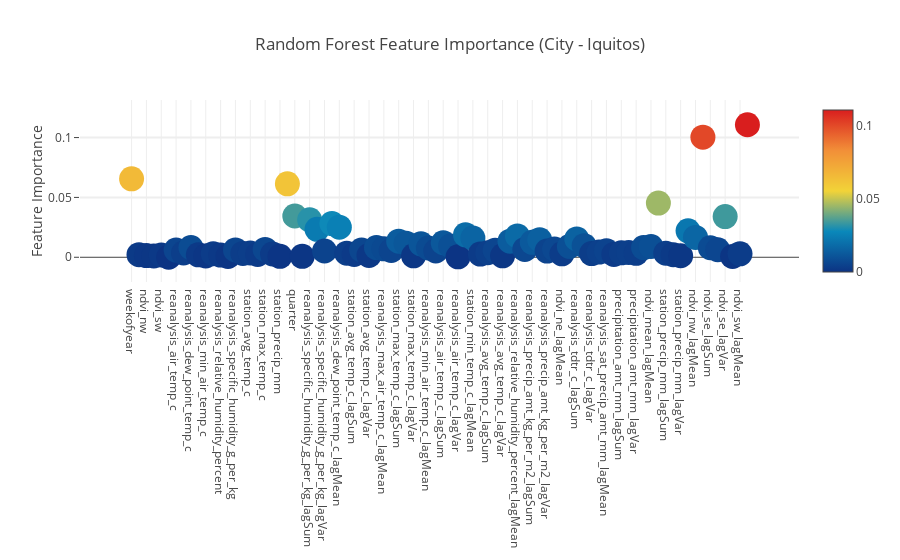

The cell this chart's notebook holds for it:
### Code cell
# Scatter plot for feature importance
trace = go.Scatter( y = feature_dataframe_sj['Random Forest feature importances'].values,
                    x = feature_dataframe_sj['features'].values,
                    mode='markers',
                    marker=dict( sizemode = 'diameter',
                                 sizeref = 1,
                                 size = 25,
                                 color = feature_dataframe_sj['Random Forest feature importances'].values,
                                 colorscale='Portland',
                                 showscale=True ),
                    text = feature_dataframe_sj['features'].values )
data = [trace]

layout= go.Layout(  autosize= True,
                    title= 'Random Forest Feature Importance (City - Iquitos)',
                    hovermode= 'closest',
                    yaxis=dict( title= 'Feature Importance',
                                ticklen= 5,
                                gridwidth= 2 ),
                    xaxis= dict( automargin= True),
                    showlegend= False )
fig = go.Figure( data=data, layout=layout )
py.iplot( fig, filename='scatter2010' )

### Figure 1 — Plotly figure (JSON) as saved in the notebook; plotly's stock layout.template omitted (floating-point values rounded to 4 significant figures)
{"data": [{"marker": {"color": [0.06552, 0.002194, 0.0014, 0.001157, 0.001986, 0, 0.005984, 0.003547, 0.008092, 0.00207, 0.001116, 0.002997, 0.00187, 0.0007398, 0.006146, 0.003251, 0.00357, 0.002413, 0.006586, 0.00271, 0.0008126, 0.06134, 0.03447, 0.0008174, 0.0313, 0.02337, 0.00526, 0.02811, 0.02517, 0.003435, 0.002301, 0.006103, 0.001525, 0.008073, 0.007083, 0.005647, 0.01346, 0.01173, 0.001226, 0.01123, 0.007744, 0.005221, 0.01211, 0.009452, 0.0003848, 0.01875, 0.01604, 0.002647, 0.003868, 0.005833, 0.001173, 0.01346, 0.01781, 0.006537, 0.01249, 0.01465, 0.005171, 0.006843, 0.002888, 0.008984, 0.0153, 0.009724, 0.003112, 0.004326, 0.00535, 0.002391, 0.003692, 0.004067, 0.003278, 0.008094, 0.009029, 0.04528, 0.003465, 0.002174, 0.00125, 0.0221, 0.01659, 0.1004, 0.007972, 0.006313, 0.034, 0.000676, 0.002856, 0.1107], "colorscale": "Portland", "showscale": true, "size": 25, "sizemode": "diameter", "sizeref": 1}, "mode": "markers", "text": ["weekofyear", "ndvi_ne", "ndvi_nw", "ndvi_se", "ndvi_sw", "precipitation_amt_mm", "reanalysis_air_temp_c", "reanalysis_avg_temp_c", "reanalysis_dew_point_temp_c", "reanalysis_max_air_temp_c", "reanalysis_min_air_temp_c", "reanalysis_precip_amt_kg_per_m2", "reanalysis_relative_humidity_percent", "reanalysis_sat_precip_amt_mm", "reanalysis_specific_humidity_g_per_kg", "reanalysis_tdtr_c", "station_avg_temp_c", "station_diur_temp_rng_c", "station_max_temp_c", "station_min_temp_c", "station_precip_mm", "month", "quarter", "ndvi_mean", "reanalysis_specific_humidity_g_per_kg_lagSum", "reanalysis_specific_humidity_g_per_kg_lagMean", "reanalysis_specific_humidity_g_per_kg_lagVar", "reanalysis_dew_point_temp_c_lagSum", "reanalysis_dew_point_temp_c_lagMean", "reanalysis_dew_point_temp_c_lagVar", "station_avg_temp_c_lagSum", "station_avg_temp_c_lagMean", "station_avg_temp_c_lagVar", "reanalysis_max_air_temp_c_lagSum", "reanalysis_max_air_temp_c_lagMean", "reanalysis_max_air_temp_c_lagVar", "station_max_temp_c_lagSum", "station_max_temp_c_lagMean", "station_max_temp_c_lagVar", "reanalysis_min_air_temp_c_lagSum", "reanalysis_min_air_temp_c_lagMean", "reanalysis_min_air_temp_c_lagVar", "reanalysis_air_temp_c_lagSum", "reanalysis_air_temp_c_lagMean", "reanalysis_air_temp_c_lagVar", "station_min_temp_c_lagSum", "station_min_temp_c_lagMean", "station_min_temp_c_lagVar", "reanalysis_avg_temp_c_lagSum", "reanalysis_avg_temp_c_lagMean", "reanalysis_avg_temp_c_lagVar", "reanalysis_relative_humidity_percent_lagSum", "reanalysis_relative_humidity_percent_lagMean", "reanalysis_relative_humidity_percent_lagVar", "reanalysis_precip_amt_kg_per_m2_lagSum", "reanalysis_precip_amt_kg_per_m2_lagMean", "reanalysis_precip_amt_kg_per_m2_lagVar", "ndvi_ne_lagSum", "ndvi_ne_lagMean", "ndvi_ne_lagVar", "reanalysis_tdtr_c_lagSum", "reanalysis_tdtr_c_lagMean", "reanalysis_tdtr_c_lagVar", "reanalysis_sat_precip_amt_mm_lagSum", "reanalysis_sat_precip_amt_mm_lagMean", "reanalysis_sat_precip_amt_mm_lagVar", "precipitation_amt_mm_lagSum", "precipitation_amt_mm_lagMean", "precipitation_amt_mm_lagVar", "ndvi_mean_lagSum", "ndvi_mean_lagMean", "ndvi_mean_lagVar", "station_precip_mm_lagSum", "station_precip_mm_lagMean", "station_precip_mm_lagVar", "ndvi_nw_lagSum", "ndvi_nw_lagMean", "ndvi_nw_lagVar", "ndvi_se_lagSum", "ndvi_se_lagMean", "ndvi_se_lagVar", "ndvi_sw_lagSum", "ndvi_sw_lagMean", "ndvi_sw_lagVar"], "type": "scatter", "uid": "57876016-c374-4e0b-b5c7-ad9765bcc1a0", "x": ["weekofyear", "ndvi_ne", "ndvi_nw", "ndvi_se", "ndvi_sw", "precipitation_amt_mm", "reanalysis_air_temp_c", "reanalysis_avg_temp_c", "reanalysis_dew_point_temp_c", "reanalysis_max_air_temp_c", "reanalysis_min_air_temp_c", "reanalysis_precip_amt_kg_per_m2", "reanalysis_relative_humidity_percent", "reanalysis_sat_precip_amt_mm", "reanalysis_specific_humidity_g_per_kg", "reanalysis_tdtr_c", "station_avg_temp_c", "station_diur_temp_rng_c", "station_max_temp_c", "station_min_temp_c", "station_precip_mm", "month", "quarter", "ndvi_mean", "reanalysis_specific_humidity_g_per_kg_lagSum", "reanalysis_specific_humidity_g_per_kg_lagMean", "reanalysis_specific_humidity_g_per_kg_lagVar", "reanalysis_dew_point_temp_c_lagSum", "reanalysis_dew_point_temp_c_lagMean", "reanalysis_dew_point_temp_c_lagVar", "station_avg_temp_c_lagSum", "station_avg_temp_c_lagMean", "station_avg_temp_c_lagVar", "reanalysis_max_air_temp_c_lagSum", "reanalysis_max_air_temp_c_lagMean", "reanalysis_max_air_temp_c_lagVar", "station_max_temp_c_lagSum", "station_max_temp_c_lagMean", "station_max_temp_c_lagVar", "reanalysis_min_air_temp_c_lagSum", "reanalysis_min_air_temp_c_lagMean", "reanalysis_min_air_temp_c_lagVar", "reanalysis_air_temp_c_lagSum", "reanalysis_air_temp_c_lagMean", "reanalysis_air_temp_c_lagVar", "station_min_temp_c_lagSum", "station_min_temp_c_lagMean", "station_min_temp_c_lagVar", "reanalysis_avg_temp_c_lagSum", "reanalysis_avg_temp_c_lagMean", "reanalysis_avg_temp_c_lagVar", "reanalysis_relative_humidity_percent_lagSum", "reanalysis_relative_humidity_percent_lagMean", "reanalysis_relative_humidity_percent_lagVar", "reanalysis_precip_amt_kg_per_m2_lagSum", "reanalysis_precip_amt_kg_per_m2_lagMean", "reanalysis_precip_amt_kg_per_m2_lagVar", "ndvi_ne_lagSum", "ndvi_ne_lagMean", "ndvi_ne_lagVar", "reanalysis_tdtr_c_lagSum", "reanalysis_tdtr_c_lagMean", "reanalysis_tdtr_c_lagVar", "reanalysis_sat_precip_amt_mm_lagSum", "reanalysis_sat_precip_amt_mm_lagMean", "reanalysis_sat_precip_amt_mm_lagVar", "precipitation_amt_mm_lagSum", "precipitation_amt_mm_lagMean", "precipitation_amt_mm_lagVar", "ndvi_mean_lagSum", "ndvi_mean_lagMean", "ndvi_mean_lagVar", "station_precip_mm_lagSum", "station_precip_mm_lagMean", "station_precip_mm_lagVar", "ndvi_nw_lagSum", "ndvi_nw_lagMean", "ndvi_nw_lagVar", "ndvi_se_lagSum", "ndvi_se_lagMean", "ndvi_se_lagVar", "ndvi_sw_lagSum", "ndvi_sw_lagMean", "ndvi_sw_lagVar"], "y": [0.06552, 0.002194, 0.0014, 0.001157, 0.001986, 0, 0.005984, 0.003547, 0.008092, 0.00207, 0.001116, 0.002997, 0.00187, 0.0007398, 0.006146, 0.003251, 0.00357, 0.002413, 0.006586, 0.00271, 0.0008126, 0.06134, 0.03447, 0.0008174, 0.0313, 0.02337, 0.00526, 0.02811, 0.02517, 0.003435, 0.002301, 0.006103, 0.001525, 0.008073, 0.007083, 0.005647, 0.01346, 0.01173, 0.001226, 0.01123, 0.007744, 0.005221, 0.01211, 0.009452, 0.0003848, 0.01875, 0.01604, 0.002647, 0.003868, 0.005833, 0.001173, 0.01346, 0.01781, 0.006537, 0.01249, 0.01465, 0.005171, 0.006843, 0.002888, 0.008984, 0.0153, 0.009724, 0.003112, 0.004326, 0.00535, 0.002391, 0.003692, 0.004067, 0.003278, 0.008094, 0.009029, 0.04528, 0.003465, 0.002174, 0.00125, 0.0221, 0.01659, 0.1004, 0.007972, 0.006313, 0.034, 0.000676, 0.002856, 0.1107]}], "layout": {"autosize": true, "hovermode": "closest", "showlegend": false, "title": {"text": "Random Forest Feature Importance (City - Iquitos)"}, "xaxis": {"automargin": true}, "yaxis": {"gridwidth": 2, "ticklen": 5, "title": {"text": "Feature Importance"}}}}
